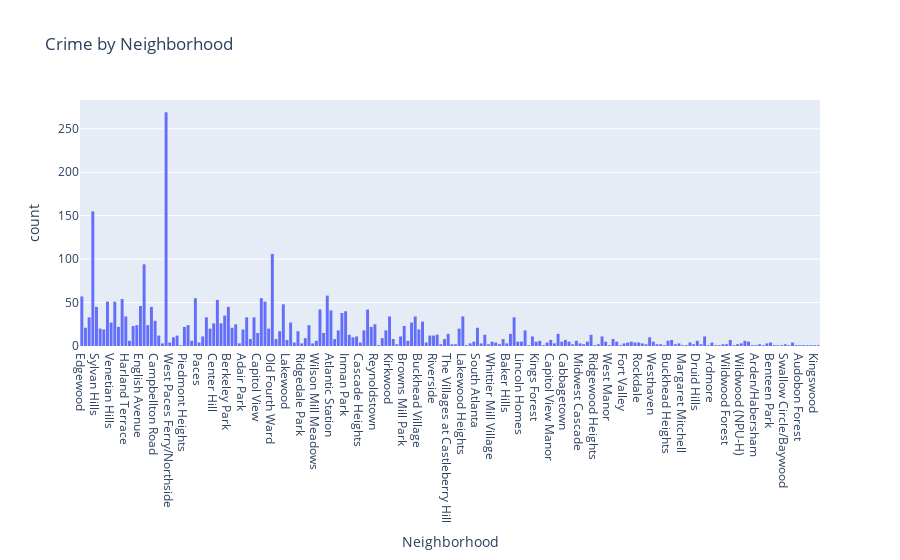

Write notebook code for a chart like this one.
### Markdown cell above
## Crime Levels per Neighborhood
---

### Code cell
fig = px.histogram(atlanta, x="Neighborhood", title='Crime by Neighborhood')
fig.show()

### Figure 1 — Plotly figure (JSON) as saved in the notebook; plotly's stock layout.template omitted (floating-point values rounded to 4 significant figures; data arrays with more than 128 entries replaced by an {"elided": "..."} marker saying what was removed)
{"data": [{"alignmentgroup": "True", "bingroup": "x", "hovertemplate": "Neighborhood=%{x}<br>count=%{y}<extra></extra>", "legendgroup": "", "marker": {"color": "#636efa"}, "name": "", "offsetgroup": "", "orientation": "v", "showlegend": false, "type": "histogram", "x": {"elided": "3429 str values"}, "xaxis": "x", "yaxis": "y"}], "layout": {"barmode": "relative", "legend": {"tracegroupgap": 0}, "title": {"text": "Crime by Neighborhood"}, "xaxis": {"anchor": "y", "domain": [0, 1], "title": {"text": "Neighborhood"}}, "yaxis": {"anchor": "x", "domain": [0, 1], "title": {"text": "count"}}}}
